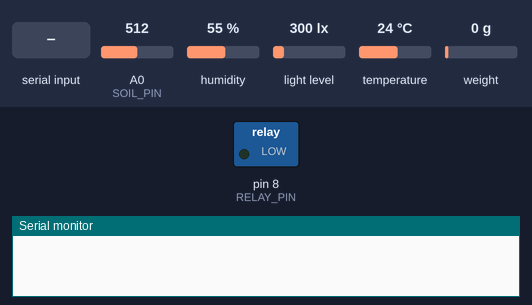
Recording of a sketch running on a simulated Arduino Uno, built with avr-gcc and run on an emulated ATmega328P. On the bench: switched loads named in the sketch (green lamp = pin HIGH), the last lines printed to the serial monitor. The inputs (shaded band) are chosen by the test bench; at power-on: A0 (SOIL_PIN) = 512, humidity 55 %, light level 300 lx, temperature 24 °C, weight on the scale 0 g.

Above: at 1.2 s.
1.3 s: "1\n" received over Serial
At 3.5 s:
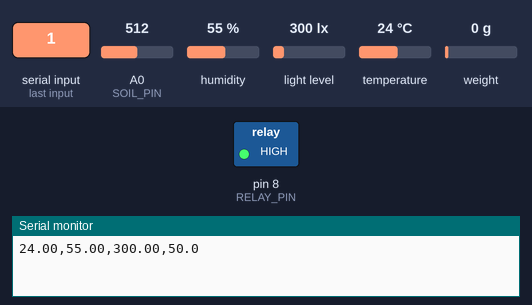
Timing chart, 0 to 33.4 s (numbered marks = the images above; inputs shaded):
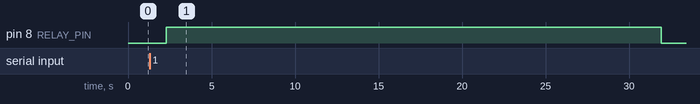

The sketch:

hwCode.ino
```cpp
#include <Wire.h>
#include <DHT.h>
#include <Adafruit_Sensor.h>
#include <Adafruit_TSL2591.h>
#include "HX711.h"
#include <math.h>

#define DHTPIN    12
#define DHTTYPE   DHT22
#define SOIL_PIN  A0
#define RELAY_PIN 8
#define HX_DOUT   2
#define HX_SCK    3

// Set true if relay module is active-low
const bool RELAY_ACTIVE_LOW = false;

inline void pumpOn()  { digitalWrite(RELAY_PIN, RELAY_ACTIVE_LOW ? LOW  : HIGH); }
inline void pumpOff() { digitalWrite(RELAY_PIN, RELAY_ACTIVE_LOW ? HIGH : LOW ); }

DHT dht(DHTPIN, DHTTYPE);
Adafruit_TSL2591 tsl = Adafruit_TSL2591(2591);
bool tslPresent = false;
HX711 scale;

const unsigned long SENSOR_PERIOD_MS = 2000;
const unsigned long WEIGHT_PERIOD_MS = 200;
unsigned long lastSensorMs = 0;
unsigned long lastWeightMs = 0;

// Load cell calibration factor (adjust for your setup)
const float HX711_CAL_FACTOR = -7050.0f;
// Target water amount per watering event
const float WATER_ADD_G = 150.0f;
// Safety timeout to prevent runaway watering
const unsigned long MAX_WATER_MS = 30000;

float weightG = NAN;
float startWeightG = NAN;
float targetWeightG = NAN;

enum State {
  IDLE = 0,
  WATERING = 1
};

State state = IDLE;
unsigned long wateringStartMs = 0;

String cmdLine;

// Command '1' starts autonomous watering cycle
// Arduino completes cycle based on weight target or timeout
void pollSerialCommands() {
  while (Serial.available()) {
    char c = (char)Serial.read();
    if (c == '\n') {
      cmdLine.trim();
      if (cmdLine == "1") {
        if (state == IDLE) {
          state = WATERING;
          wateringStartMs = millis();
          startWeightG = scale.get_units(10);
          targetWeightG = startWeightG + WATER_ADD_G;
          pumpOn();
        }
      }
      // No '0' command - autonomous operation only
      cmdLine = "";
    } else if (c != '\r' && cmdLine.length() < 64) {
      cmdLine += c;
    }
  }
}

float readSoilPercent() {
  int raw = analogRead(SOIL_PIN);
  return (raw * 100.0f) / 1023.0f;
}

float readLuxSafe() {
  if (!tslPresent) return NAN;
  uint32_t lum = tsl.getFullLuminosity();
  uint16_t ir = lum >> 16;
  uint16_t full = lum & 0xFFFF;
  float lux = tsl.calculateLux(full, ir);
  return isfinite(lux) ? lux : NAN;
}

void updateWeightIfNeeded(unsigned long now) {
  if (state != WATERING) return;
  if (now - lastWeightMs < WEIGHT_PERIOD_MS) return;
  lastWeightMs = now;

  weightG = scale.get_units(5);

  if (isfinite(weightG) && isfinite(targetWeightG) && weightG >= targetWeightG) {
    pumpOff();
    state = IDLE;
    return;
  }

  if (now - wateringStartMs > MAX_WATER_MS) {
    pumpOff();
    state = IDLE;
  }
}

// LabVIEW expects only 4 fields: temp,hum,lux,soilPct
void printCsvLine(float temp, float hum, float lux, float soilPct) {
  if (isnan(temp)) Serial.print("nan"); else Serial.print(temp, 2);
  Serial.print(",");
  if (isnan(hum)) Serial.print("nan"); else Serial.print(hum, 2);
  Serial.print(",");
  if (isnan(lux)) Serial.print("nan"); else Serial.print(lux, 2);
  Serial.print(",");
  Serial.println(soilPct, 1);  // Last field uses println
}

void setup() {
  Serial.begin(9600);
  Wire.begin();

  pinMode(RELAY_PIN, OUTPUT);
  pumpOff();

  dht.begin();

  tslPresent = tsl.begin();
  if (tslPresent) {
    tsl.setGain(TSL2591_GAIN_MED);
    tsl.setTiming(TSL2591_INTEGRATIONTIME_100MS);
  }

  scale.begin(HX_DOUT, HX_SCK);
  scale.set_scale(HX711_CAL_FACTOR);
}

void loop() {
  unsigned long now = millis();

  pollSerialCommands();
  updateWeightIfNeeded(now);

  if (now - lastSensorMs >= SENSOR_PERIOD_MS) {
    lastSensorMs = now;

    float soilPct = readSoilPercent();
    float hum = dht.readHumidity();
    float temp = dht.readTemperature();
    float lux = readLuxSafe();

    printCsvLine(temp, hum, lux, soilPct);
  }
}
```

Measured:
- after the input at 1.3 s, pin 8 (RELAY_PIN): LOW → HIGH after 1.0 s, → LOW 29.6 s later
